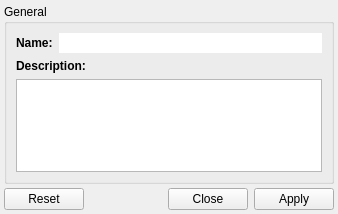
<ui version="4.0" >
 <class>LeapProjectDesigner</class>
 <widget class="QWidget" name="LeapProjectDesigner" >
  <property name="geometry" >
   <rect>
    <x>0</x>
    <y>0</y>
    <width>338</width>
    <height>214</height>
   </rect>
  </property>
  <property name="windowTitle" >
   <string>Structure project property</string>
  </property>
  <layout class="QVBoxLayout" >
   <property name="spacing" >
    <number>4</number>
   </property>
   <property name="leftMargin" >
    <number>4</number>
   </property>
   <property name="topMargin" >
    <number>4</number>
   </property>
   <property name="rightMargin" >
    <number>4</number>
   </property>
   <property name="bottomMargin" >
    <number>4</number>
   </property>
   <item>
    <widget class="QGroupBox" name="generalGB" >
     <property name="title" >
      <string>General</string>
     </property>
     <layout class="QGridLayout" >
      <item row="0" column="0" >
       <widget class="QLabel" name="label1" >
        <property name="text" >
         <string>&lt;b>Name:&lt;/b></string>
        </property>
       </widget>
      </item>
      <item row="0" column="1" >
       <widget class="QLineEdit" name="nameLE" >
        <property name="frame" >
         <bool>false</bool>
        </property>
        <property name="readOnly" >
         <bool>true</bool>
        </property>
       </widget>
      </item>
      <item row="1" column="0" colspan="2" >
       <widget class="QLabel" name="label2" >
        <property name="text" >
         <string>&lt;b>Description:&lt;/b></string>
        </property>
       </widget>
      </item>
      <item rowspan="2" row="2" column="0" colspan="2" >
       <widget class="QTextEdit" name="descriptionTE" />
      </item>
     </layout>
    </widget>
   </item>
   <item>
    <widget class="QDialogButtonBox" name="buttonBox" >
     <property name="standardButtons" >
      <set>QDialogButtonBox::Apply|QDialogButtonBox::Close|QDialogButtonBox::NoButton|QDialogButtonBox::Reset</set>
     </property>
    </widget>
   </item>
  </layout>
 </widget>
 <resources/>
 <connections/>
</ui>
